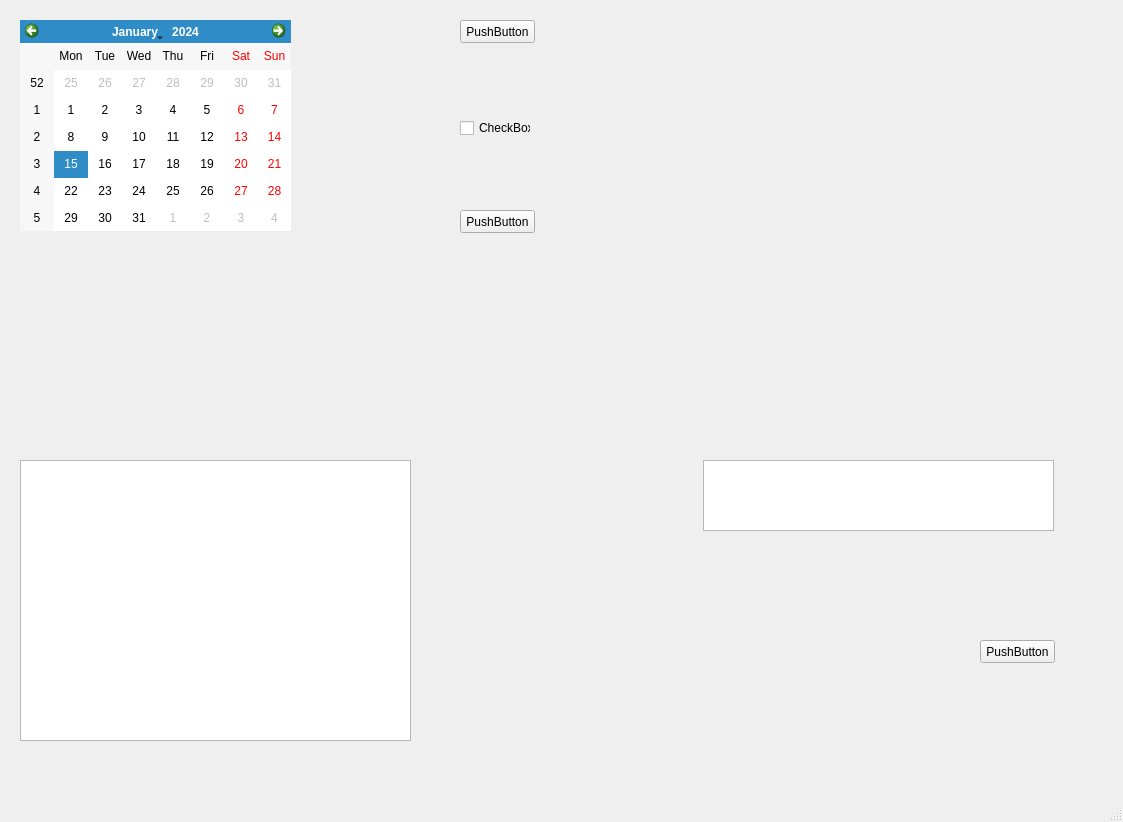
<?xml version="1.0" encoding="UTF-8"?>
<ui version="4.0">
 <class>MainWindow</class>
 <widget class="QMainWindow" name="MainWindow">
  <property name="geometry">
   <rect>
    <x>0</x>
    <y>0</y>
    <width>1123</width>
    <height>822</height>
   </rect>
  </property>
  <property name="windowTitle">
   <string>MainWindow</string>
  </property>
  <widget class="QWidget" name="centralwidget">
   <widget class="QCalendarWidget" name="calendarWidget">
    <property name="geometry">
     <rect>
      <x>20</x>
      <y>20</y>
      <width>271</width>
      <height>211</height>
     </rect>
    </property>
   </widget>
   <widget class="QPushButton" name="pushButton">
    <property name="geometry">
     <rect>
      <x>460</x>
      <y>20</y>
      <width>75</width>
      <height>23</height>
     </rect>
    </property>
    <property name="text">
     <string>PushButton</string>
    </property>
   </widget>
   <widget class="QPushButton" name="pushButton_2">
    <property name="geometry">
     <rect>
      <x>460</x>
      <y>210</y>
      <width>75</width>
      <height>23</height>
     </rect>
    </property>
    <property name="text">
     <string>PushButton</string>
    </property>
   </widget>
   <widget class="QPushButton" name="pushButton_3">
    <property name="geometry">
     <rect>
      <x>980</x>
      <y>640</y>
      <width>75</width>
      <height>23</height>
     </rect>
    </property>
    <property name="text">
     <string>PushButton</string>
    </property>
   </widget>
   <widget class="QCheckBox" name="checkBox">
    <property name="geometry">
     <rect>
      <x>460</x>
      <y>120</y>
      <width>71</width>
      <height>16</height>
     </rect>
    </property>
    <property name="text">
     <string>CheckBox</string>
    </property>
   </widget>
   <widget class="QTextBrowser" name="textBrowser">
    <property name="geometry">
     <rect>
      <x>20</x>
      <y>460</y>
      <width>391</width>
      <height>281</height>
     </rect>
    </property>
   </widget>
   <widget class="QTextEdit" name="textEdit">
    <property name="geometry">
     <rect>
      <x>703</x>
      <y>460</y>
      <width>351</width>
      <height>71</height>
     </rect>
    </property>
   </widget>
  </widget>
  <widget class="QMenuBar" name="menubar">
   <property name="geometry">
    <rect>
     <x>0</x>
     <y>0</y>
     <width>1123</width>
     <height>23</height>
    </rect>
   </property>
  </widget>
  <widget class="QStatusBar" name="statusbar"/>
 </widget>
 <resources/>
 <connections/>
</ui>
